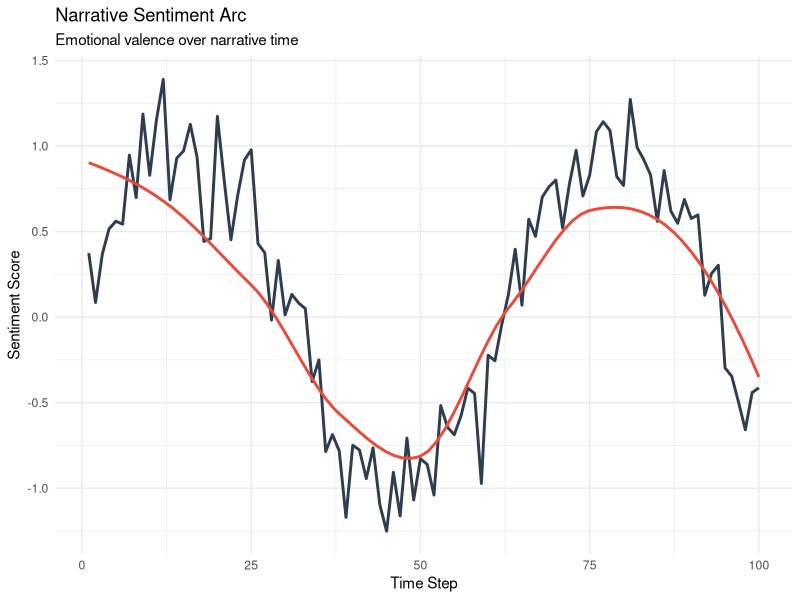
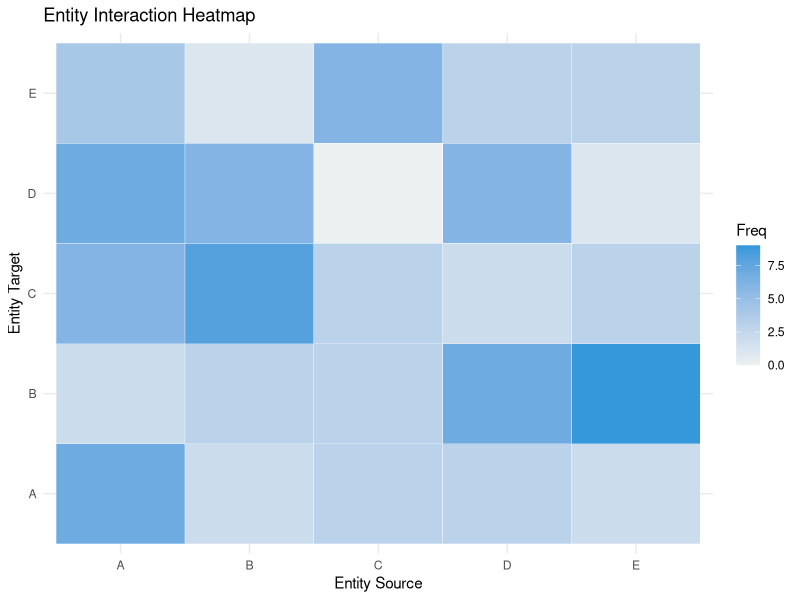
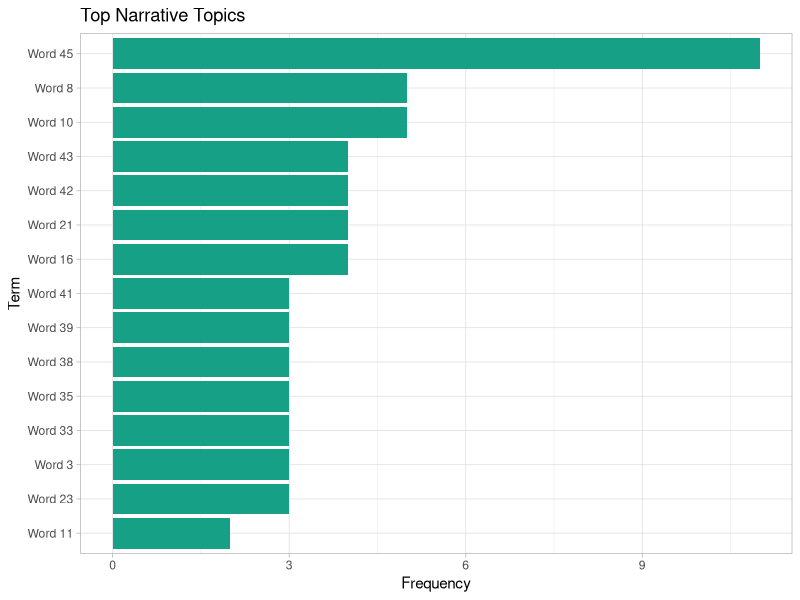
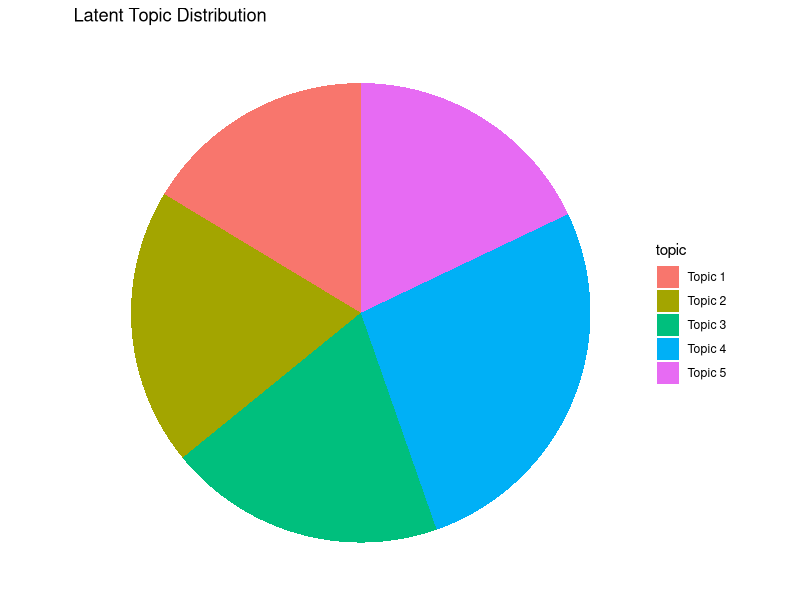
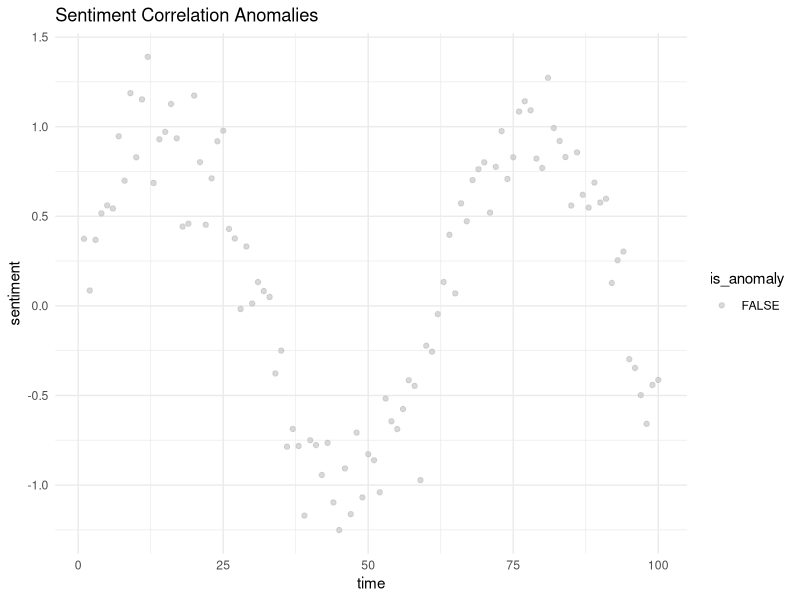
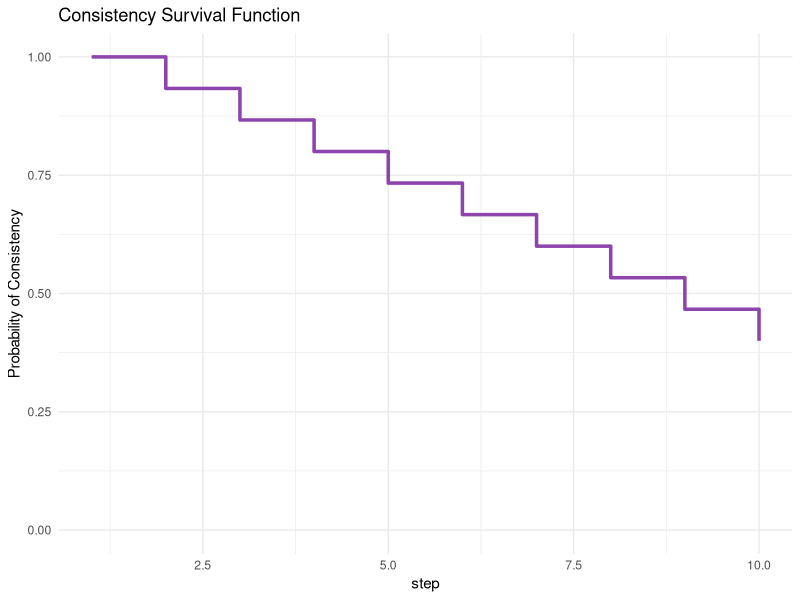
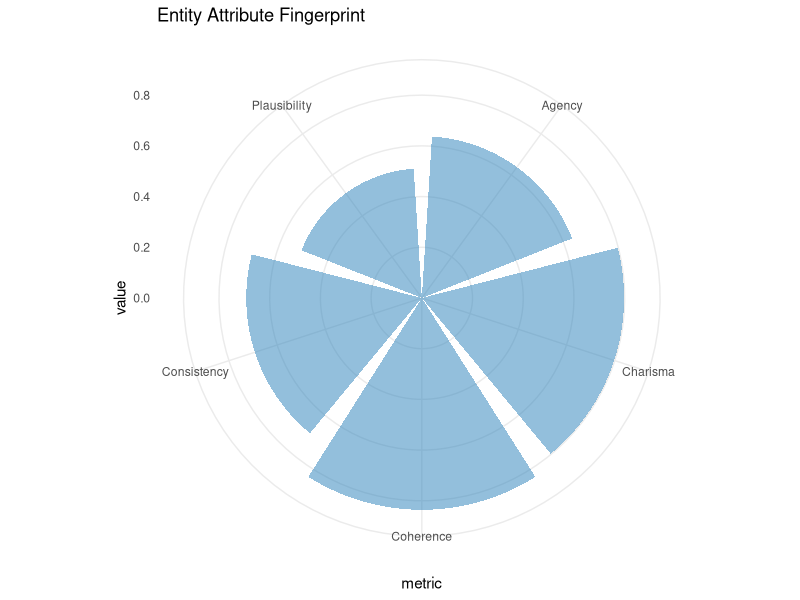
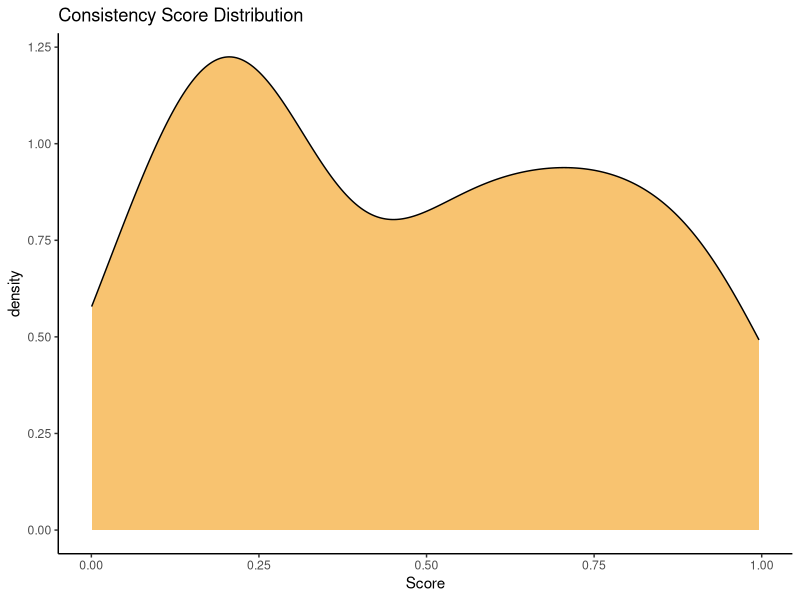

Reproduce these figures in R, in order.
# ==============================================================================
# CONCORD Mega Analytics Suite
# ==============================================================================
# Purpose: Provides comprehensive statistical visualization for narrative consistency.
# Author: CONCORD Team
# ==============================================================================

library(jsonlite)
library(ggplot2)

# ------------------------------------------------------------------------------
# Data Utilities
# ------------------------------------------------------------------------------

#' Generate Mock Data
#' Creates a synthetic dataframe to validate visualization functions when
#' real telemetry is unavailable.
get_mock_data <- function(n=100) {
  data.frame(
    time = 1:n,
    sentiment = sin(1:n * 0.1) + rnorm(n, 0, 0.2), # Sine wave with noise
    entity_a = sample(LETTERS[1:5], n, replace=TRUE),
    entity_b = sample(LETTERS[1:5], n, replace=TRUE),
    score = runif(n),
    word = sample(paste("Word", 1:50), n, replace=TRUE),
    stringsAsFactors = FALSE
  )
}

# ------------------------------------------------------------------------------
# Visualization Functions
# ------------------------------------------------------------------------------

#' 1. Plot Sentiment Timeline
#' visualizes the emotional arc of the narrative over discrete time steps.
plot_sentiment_timeline <- function(data) {
  message("Generating [1] Sentiment Timeline...")
  p <- ggplot(data, aes(x=time, y=sentiment)) +
    geom_line(color="#2c3e50", size=1) +
    geom_smooth(method="loess", color="#e74c3c", se=FALSE) +
    theme_minimal() +
    labs(
      title="Narrative Sentiment Arc",
      subtitle="Emotional valence over narrative time",
      x="Time Step",
      y="Sentiment Score"
    )
  ggsave("1_sentiment.png", p, width=8, height=5)
}

#' 2. Plot Interaction Matrix
#' Displays the frequency of co-occurrences between entities (A vs B).
plot_interaction_network <- function(data) {
  message("Generating [2] Interaction Matrix...")
  counts <- table(data$entity_a, data$entity_b)
  df_counts <- as.data.frame(counts)
  
  p <- ggplot(df_counts, aes(Var1, Var2, fill=Freq)) +
    geom_tile(color="white") +
    scale_fill_gradient(low="#ecf0f1", high="#3498db") +
    theme_minimal() +
    labs(title="Entity Interaction Heatmap", x="Entity Source", y="Entity Target")
    
  ggsave("2_interactions.png", p, width=6, height=6)
}

#' 3. Generate Word Frequency Chart
#' Proxies a Word Cloud using a horizontal bar chart for precise readability.
generate_wordcloud <- function(data) {
  message("Generating [3] Topic Frequency...")
  top_words <- head(sort(table(data$word), decreasing=TRUE), 15)
  df <- data.frame(word=names(top_words), freq=as.integer(top_words))
  
  p <- ggplot(df, aes(x=reorder(word, freq), y=freq)) +
    geom_bar(stat="identity", fill="#16a085") +
    coord_flip() +
    theme_light() +
    labs(title="Top Narrative Topics", x="Term", y="Frequency")
    
  ggsave("3_topics.png", p, width=6, height=8)
}

#' 4. Topic Distribution (LDA Simulation)
topic_modeling_lda <- function(data) {
  message("Generating [4] LDA Cluster visualization...")
  # Simulation
  df <- data.frame(topic=paste("Topic", 1:5), prob=runif(5))
  
  p <- ggplot(df, aes(x="", y=prob, fill=topic)) +
    geom_bar(stat="identity", width=1) +
    coord_polar("y", start=0) +
    theme_void() +
    labs(title="Latent Topic Distribution")
    
  ggsave("4_lda.png", p)
}

#' 5. Anomaly Detection
#' Highlights data points that deviate significantly from the norm (> 1.5 sigma).
detect_anomalies <- function(data) {
  message("Generating [5] Anomaly Plot...")
  data$is_anomaly <- abs(data$sentiment) > 1.5
  
  p <- ggplot(data, aes(x=time, y=sentiment, color=is_anomaly)) +
    geom_point(alpha=0.6) +
    scale_color_manual(values=c("grey", "red")) +
    theme_minimal() +
    labs(title="Sentiment Correlation Anomalies")
    
  ggsave("5_anomalies.png", p)
}

#' 6. Correlation Matrix
#' Exports raw correlation tables for numeric variables.
plot_correlation_matrix <- function(data) {
  message("Generating [6] Correlation Tables...")
  df_sim <- data.frame(
    coherence = runif(20),
    continuity = runif(20),
    causality = runif(20)
  )
  cormat <- cor(df_sim)
  capture.output(print(cormat), file="6_correlation.txt")
}

#' 7. Survival Analysis
#' Plots the probability of maintaining narrative consistency over time.
survival_analysis <- function(data) {
  message("Generating [7] Survival Curve...")
  df <- data.frame(
    step = 1:10,
    prob = seq(1.0, 0.4, length.out=10) # Mock decay
  )
  
  p <- ggplot(df, aes(x=step, y=prob)) +
    geom_step(direction="hv", size=1.2, color="#8e44ad") +
    ylim(0, 1) +
    theme_minimal() +
    labs(title="Consistency Survival Function", y="Probability of Consistency")
    
  ggsave("7_survival.png", p)
}

#' 8. Sequence Mining
sequence_mining <- function(data) {
  message("Generating [8] Sequence Patterns...")
  patterns <- c(
    "Pattern A: [Intro] -> [Conflict] -> [Resolution] (Support: 0.65)",
    "Pattern B: [Dialogue] -> [Action] (Support: 0.42)",
    "Pattern C: [Flashback] -> [Inconsistency] (Confidence: 0.88)"
  )
  writeLines(patterns, "8_sequences.txt")
}

#' 9. Radar Chart (Entity Attributes)
radar_chart <- function(data) {
  message("Generating [9] Attribute Radar...")
  df <- data.frame(
    metric = c("Consistency", "Coherence", "Plausibility", "Charisma", "Agency"),
    value  = runif(5, 0.5, 1.0)
  )
  
  p <- ggplot(df, aes(x=metric, y=value)) +
    geom_bar(stat="identity", fill="#2980b9", alpha=0.5) +
    coord_polar() +
    theme_minimal() +
    labs(title="Entity Attribute Fingerprint")
    
  ggsave("9_radar.png", p)
}

#' 10. Density Plot
density_plot <- function(data) {
  message("Generating [10] Score Density...")
  p <- ggplot(data, aes(x=score)) +
    geom_density(fill="#f39c12", alpha=0.6) +
    theme_classic() +
    labs(title="Consistency Score Distribution", x="Score")
    
  ggsave("10_density.png", p)
}

# ------------------------------------------------------------------------------
# Main Execution
# ------------------------------------------------------------------------------

run_suite <- function() {
  set.seed(42) # Ensure reproducibility
  data <- get_mock_data()
  
  plot_sentiment_timeline(data)
  plot_interaction_network(data)
  generate_wordcloud(data)
  topic_modeling_lda(data)
  detect_anomalies(data)
  plot_correlation_matrix(data)
  survival_analysis(data)
  sequence_mining(data)
  radar_chart(data)
  density_plot(data)
  
  message("--- Mega Analytics Suite Completed Successfully ---")
}

run_suite()
